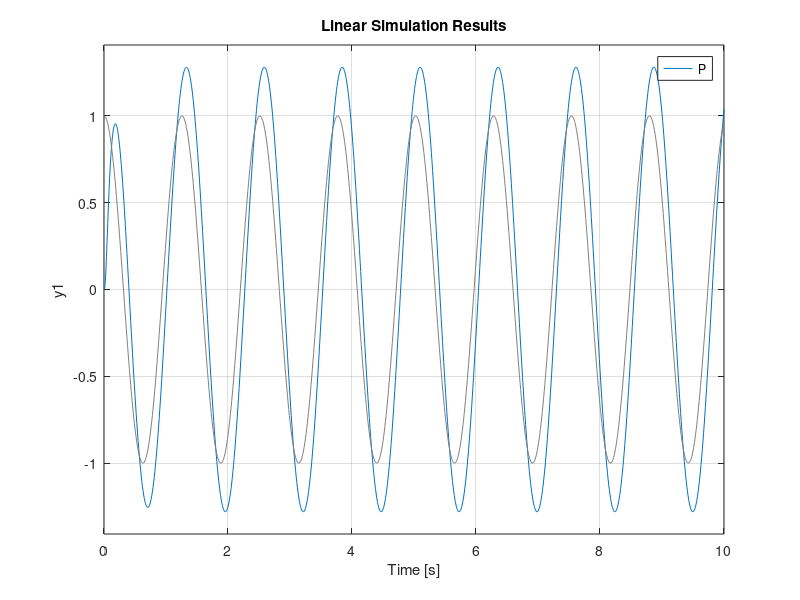

Source code (MATLAB):
M1 = 400;
M2 = 40;
K1 = 17500;
K2 = 200000;
B1 = 4500;
B2 = 0;

H = [1 0 0 0];
PHI = [0
    K2];
PSI = [0
    B2];
I = [1 0
    0 1];
M = [M1 0
    0 M2];
K = [K1 -K1
    -K1 K1+K2];
B = [B1 -B1
    -B1 B1+B2];

zeri= [0 0
    0 0];

zeri2 = [0 
     0];

F = [zeri I
    -inv(M)*K -inv(M)*B];

G1 = [0
      0
    M\PHI];

G2 = F*[0
    0
    M\PSI];

G = G1 + G2;

P = tf(ss(F,G,H,0));

w = 5;

t= 0:0.01:10;

u = cos(w*t);

lsim(P,u,t)